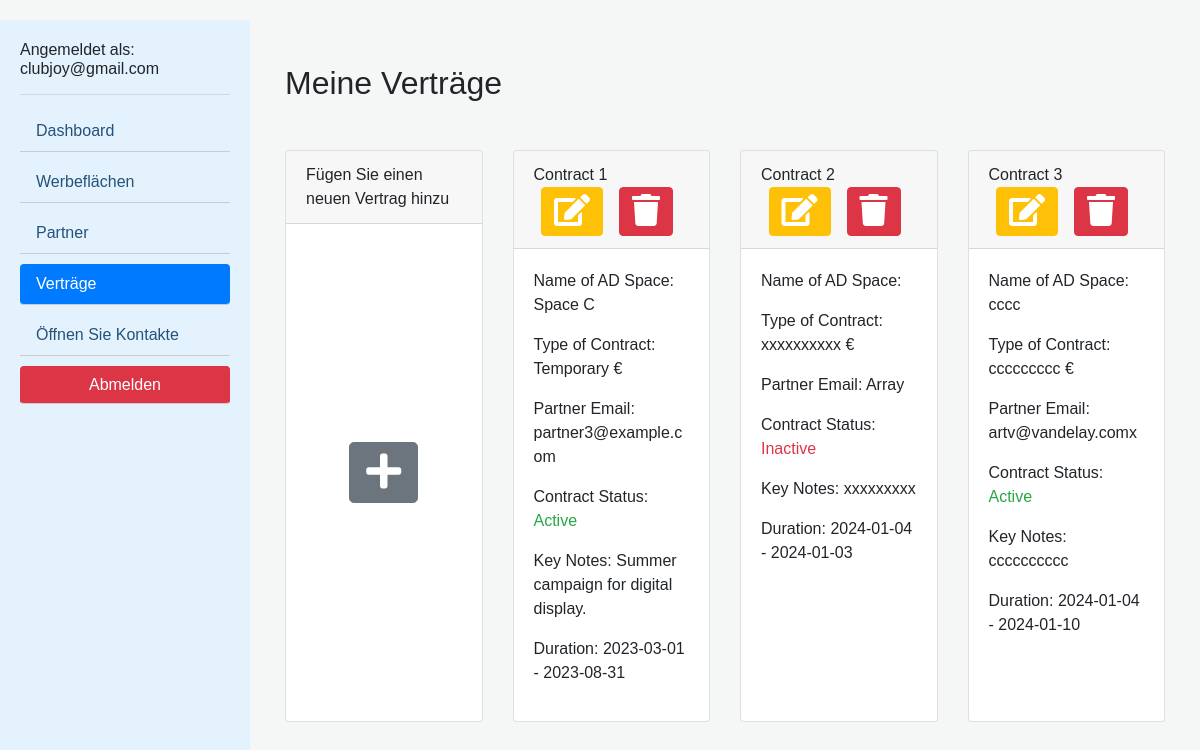
Page /club/dashboard/contracts.php (signed in) on the committed database.
### tables this page shows
CREATE TABLE `contracts` (
  `id` int(11) NOT NULL,
  `start_date` date DEFAULT NULL,
  `end_date` date DEFAULT NULL,
  `club_id` int(11) DEFAULT NULL,
  `partner_id` int(11) DEFAULT NULL,
  `partner_email` varchar(255) DEFAULT NULL,
  `advertising_space_id` int(11) DEFAULT NULL,
  `advertising_space_name` varchar(255) DEFAULT NULL,
  `type` varchar(255) DEFAULT NULL,
  `note` text DEFAULT NULL,
  `status` varchar(255) DEFAULT NULL,
  `last_modified` timestamp NOT NULL DEFAULT current_timestamp() ON UPDATE current_timestamp()
);

### club/dashboard/contracts.php (the view, shortened to what this page needs)
<?php
  $lang = $_SESSION['lang'] == 'en' ? $english : $german;
$host = DB_SERVER;
$dbname = DB_NAME;
$user = DB_USERNAME;
$pass = DB_PASSWORD;
try {
    $pdo = new PDO("mysql:host=$host;dbname=$dbname", $user, $pass);
    $pdo->setAttribute(PDO::ATTR_ERRMODE, PDO::ERRMODE_EXCEPTION);
    $stmt = $pdo->prepare('SELECT * FROM contracts WHERE club_id = ?');
    $stmt->execute([$_SESSION['id']]);
    $contracts = $stmt->fetchAll(PDO::FETCH_ASSOC);
} catch (PDOException $e) {
    $_SESSION['error'] = 'Connection failed: ' . $e->getMessage();
}
?>
<?php include '../inc/dash_header.php'; ?>
<div class="dashboard-wrap">
    <div class="side-panel">
    <h6><?php echo $lang['Logged in as:']; ?> <?php echo $_SESSION['email']; ?></h6>
    <hr>
        <nav class="nav flex-column">
            <a class="nav-link" href="./index.php"><?php echo $lang['Dashboard']; ?></a>
            <a class="nav-link" href="./advertising-spaces.php"><?php echo $lang['Advertising Spaces']; ?></a>
            <a class="nav-link" href="./partners.php"><?php echo $lang['Partners']; ?></a>
            <a class="nav-link active" href="./contracts.php"><?php echo $lang['Contracts']; ?></a>
            <a class="nav-link" href="./open-contacts.php"><?php echo $lang['Open Contacts']; ?></a>
            <a href="../logout.php" class="btn btn-danger"><?php echo $lang['Sign Out']; ?></a>
        </nav>
    </div>
    <div class="dashboard-content">
<div class="container-fluid">
    <h2 class="mt-4"><?php echo $lang['My Contracts']; ?></h2>
    <div class="row mt-5">
        <div class="col-md-3 mb-4 d-flex align-items-stretch">
            <div class="card w-100">
                <div class="card-header">
                <?php echo $lang['Add a new contract']; ?>
                </div>
                <div class="card-body d-flex justify-content-center align-items-center">
                    <button type="button" class="btn btn-secondary btn-lg" data-toggle="modal" data-target="#addContractModal">
                    <i class="fas fa-plus fa-2x"></i>
                    </button>
                </div>
            </div>
        </div>
        <?php
            $count = 1;
            foreach ($contracts as $contract) {
                echo '
                <div class="col-md-3 mb-4 d-flex align-items-stretch">
                    <div class="card w-100">
                        <div class="card-header">
                            <div class="row">
                                <div class="col d-flex justify-content-start"> Contract '.$count. '</div>
                                <div class="col d-flex justify-content-end">';
                                    echo "<button class='btn btn-warning mr-3'>
                                        <a href='./update-contract.php?id=" . $contract['id'] . "'>
                                            <i class='fas fa-edit fa-2x'></i>
                                        </a>
                                    </button>";
                                    echo"<button class='btn btn-danger mr-3'>
                                        <a href='./delete-contract.php?id=" . $contract['id'] . "'>
                                            <i class='fas fa-trash fa-2x'></i>
                                        </a>
                                    </button>";
                                    echo'
                                </div>
                            </div>
                        </div>
                        <div class="card-body">
                            <p> Name of AD Space: <span> '.$contract['advertising_space_name'].'</span> </p>
                            <p> Type of Contract: <span>'.$contract['type'].' €</span></p>
                            <p> Partner Email: <span>'.$contract['partner_email'].'</span></p>';
                            if($contract['status'] == 'Pending'){
                                echo '<p> Contract Status: <span class="text-warning">'.$contract['status'].'</span></p>';
                            } elseif($contract['status'] == 'Active'){
                                echo '<p> Contract Status: <span class="text-success">'.$contract['status'].'</span></p>';
                            } elseif($contract['status'] == 'Inactive'){
                                echo '<p> Contract Status: <span class="text-danger">'.$contract['status'].'</span></p>';
                            } else {
                                echo '<p> Contract Status: <span>'.$contract['status'].'</span></p>';
                            }
                            echo '<p> Key Notes: <span>'.$contract['note'].'</span></p>';
                            echo'<p> Duration: <span> '.$contract['start_date'] ." - ".$contract['end_date'].'</span> </p>
                        </div>
                    </div>
                </div>';
                $count++;
            }
        ?>
    </div>
</div>
<?php include '../inc/dash_footer.php'; ?>

### club/inc/dash_header.php (style rules this page uses)
body { font-family: 'Nunito', sans-serif; background: #f4f7f6; margin-top: 20px; }
.dashboard-wrap { display: flex; }
.side-panel { min-width: 250px; height: 100vh; background-color: #e3f2fd; padding: 20px; }
.side-panel .nav-link { color: #23527c; margin-bottom: 10px; }
.dashboard-content { flex-grow: 1; padding: 20px; }
.active { background-color: #007bff; color: white; border-radius: 4px; }
.side-panel .nav-link.active { background-color: #007bff; color: white; border-radius: 4px; }

### club/dashboard/contracts.php (style rules this page uses)
.side-panel nav a { border-bottom: 1px solid #ccc; }
i { color: white; }

### rows in the picture
contracts: advertising_space_name "Space C", type "Temporary", partner_email "partner3@example.com", status "Active", note "Summer campaign for digital display.", start_date "2023-03-01", end_date "2023-08-31"
contracts: type "xxxxxxxxxx", partner_email "Array", status "Inactive", note "xxxxxxxxx", start_date "2024-01-04", end_date "2024-01-03"
contracts: advertising_space_name "cccc", type "ccccccccc", partner_email "artv@vandelay.comx", status "Active", note "cccccccccc", start_date "2024-01-04", end_date "2024-01-10"

### other values in the picture
$lang['Logged in as:'] "Angemeldet als:"
$_SESSION['email'] "clubjoy@gmail.com"
$lang['Dashboard'] "Dashboard"
$lang['Advertising Spaces'] "Werbeflächen"
$lang['Partners'] "Partner"
$lang['Contracts'] "Verträge"
$lang['Open Contacts'] "Öffnen Sie Kontakte"
$lang['Sign Out'] "Abmelden"
$lang['My Contracts'] "Meine Verträge"
$lang['Add a new contract'] "Fügen Sie einen neuen Vertrag hinzu"
